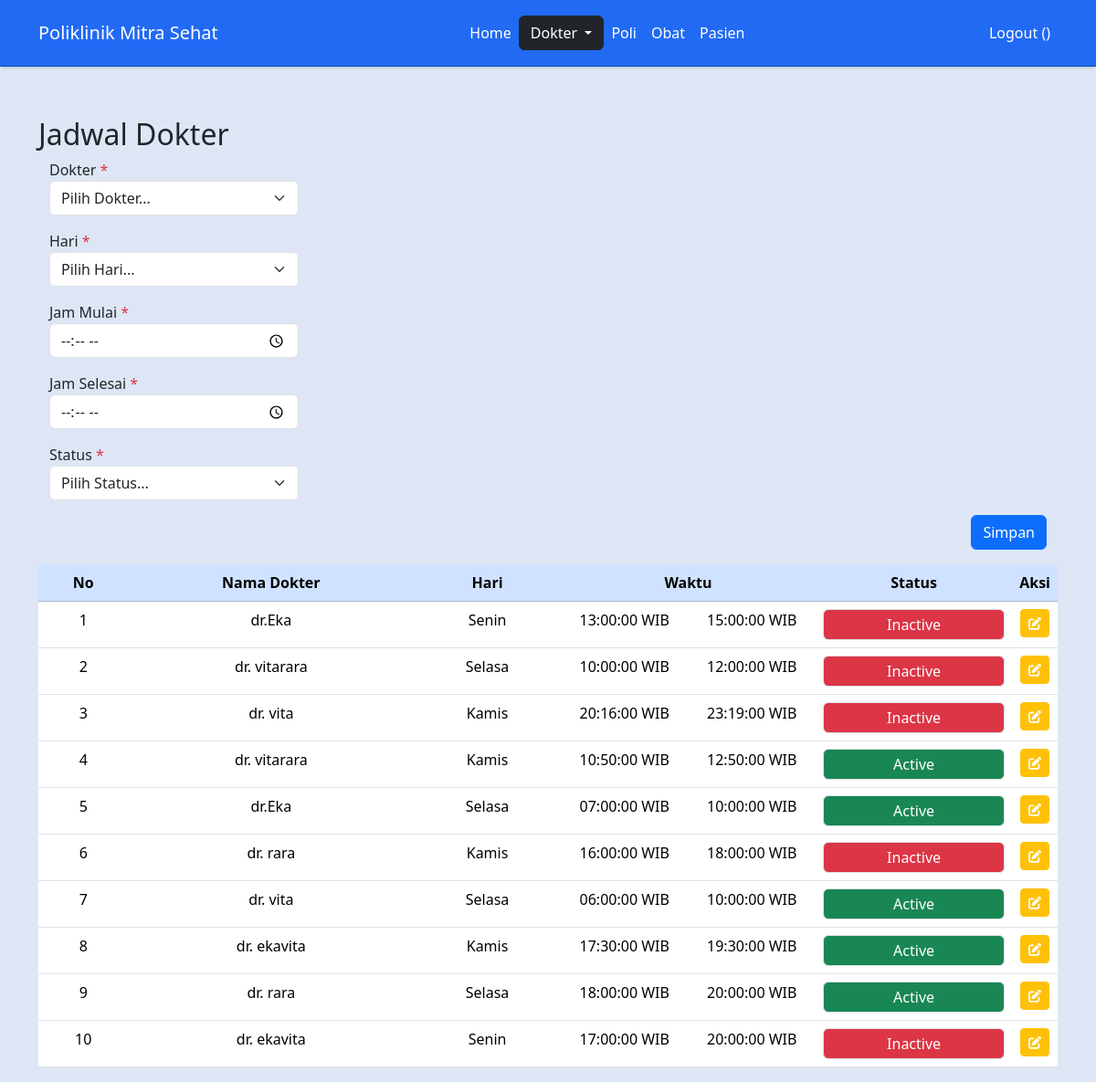
The page /index.php?page=jadwalDokter (signed in) on the database its author committed.
### tables this page shows
CREATE TABLE `jadwal_periksa` (
  `id` int(10) UNSIGNED NOT NULL,
  `id_dokter` int(10) UNSIGNED NOT NULL,
  `hari` enum('Senin','Selasa','Rabu','Kamis','Jumat','Sabtu') NOT NULL,
  `jam_mulai` time NOT NULL,
  `jam_selesai` time NOT NULL,
  `statues` tinyint(1) NOT NULL
);

CREATE TABLE `dokter` (
  `id` int(10) UNSIGNED NOT NULL,
  `nama` varchar(255) NOT NULL,
  `alamat` varchar(255) NOT NULL,
  `no_hp` varchar(50) NOT NULL,
  `id_poli` int(10) UNSIGNED NOT NULL,
  `nip` int(11) NOT NULL,
  `password` varchar(255) NOT NULL
);

### jadwalDokter.php (the view, shortened to what this page needs)
<main id="jadwaldokter-page">
    <div class="container" style="margin-top: 5.5rem;">
        <div class="row">
            <h2 class="ps-0">Jadwal Dokter</h2>
            <div class="container">
                <form action="" method="POST" onsubmit="return(validate());">
                    <?php
                    $jam_mulai = '';
                    $jam_selesai = '';
                    ?>
                    <div class="dropdown mb-3 w-25">
                        <label for="id_dokter">Dokter <span class="text-danger">*</span></label>
                        <select class="form-select" name="id_dokter" aria-label="id_dokter">
                            <option value="" selected>Pilih Dokter...</option>
                        </select>
                    </div>
                    <div class="dropdown mb-3 w-25">
                        <label for="hari">Hari <span class="text-danger">*</span></label>
                        <select class="form-select" name="hari" aria-label="hari">
                            <option value="" selected>Pilih Hari...</option>
                        </select>
                    </div>
                    <div class="mb-3 w-25">
                        <label for="jam_mulai">Jam Mulai <span class="text-danger">*</span></label>
                        <input type="time" name="jam_mulai" class="form-control" required value="<?php echo $jam_mulai ?>">
                    </div>
                    <div class="mb-3 w-25">
                        <label for="jam_selesai">Jam Selesai <span class="text-danger">*</span></label>
                        <input type="time" name="jam_selesai" class="form-control" required value="<?php echo $jam_selesai ?>">
                    </div>
                    <div class="dropdown mb-3 w-25">
                        <label for="statues">Status <span class="text-danger">*</span></label>
                        <select class="form-select" name="statues" aria-label="statues">
                            <option value="" selected>Pilih Status...</option>
                        </select>
                    </div>
                    <div class="d-flex justify-content-end mt-2">
                        <button type="submit" name="simpanData" class="btn btn-primary">Simpan</button>
                    </div>
                </form>
            </div>
            <div class="table-responsive mt-3 px-0">
                <table class="table text-center">
                    <thead class="table-primary">
                        <tr>
                            <th valign="middle">No</th>
                            <th valign="middle">Nama Dokter</th>
                            <th valign="middle">Hari</th>
                            <th valign="middle" style="width: 25%;" colspan="2">Waktu</th>
                            <th valign="middle">Status</th>
                            <th valign="middle" style="width: 0.5%;" colspan="2">Aksi</th>
                        </tr>
                    </thead>
                    <tbody>
                        <?php
                            $result = mysqli_query($mysqli, "SELECT dokter.nama, jadwal_periksa.id, jadwal_periksa.hari, jadwal_periksa.jam_mulai, jadwal_periksa.jam_selesai, jadwal_periksa.statues FROM dokter JOIN jadwal_periksa ON dokter.id = jadwal_periksa.id_dokter");
                            $no = 1;
                            while ($data = mysqli_fetch_array($result)) :
                            ?>
                                <tr>
                                    <td><?php echo $no++ ?></td>
                                    <td><?php echo $data['nama'] ?></td>
                                    <td><?php echo $data['hari'] ?></td>
                                    <td><?php echo $data['jam_mulai'] ?> WIB</td>
                                    <td><?php echo $data['jam_selesai'] ?> WIB</td>
                                    <td>
                                      <?php
                                        echo ($data['statues'] == 1)
                                          ? '<p class="bg-success text-white border rounded p-1 mb-0">Active</p>'
                                          : '<p class="bg-danger text-white border rounded p-1 mb-0">Inactive</p>';
                                      ?>
                                    </td>
                                    <td>
                                        <a class="btn btn-sm btn-warning text-white" href="index.php?page=jadwalDokter&id=<?php echo $data['id'] ?>">
                                            <i class="fa-solid fa-pen-to-square"></i>
                                        </a>
                                    </td>
                                </tr>
                        <?php endwhile; ?>
                    </tbody>
                </table>
            </div>
        </div>
    </div>
</main>

### index.php (style rules this page uses)
body { background-color: #DEE6F6; }

### rows shown on the page
jadwal_periksa: id_dokter.nama "dr.Eka", hari "Senin", jam_mulai "13:00:00", jam_selesai "15:00:00", statues "Inactive"
jadwal_periksa: id_dokter.nama "dr. vitarara", hari "Selasa", jam_mulai "10:00:00", jam_selesai "12:00:00", statues "Inactive"
jadwal_periksa: id_dokter.nama "dr. vita", hari "Kamis", jam_mulai "20:16:00", jam_selesai "23:19:00", statues "Inactive"
jadwal_periksa: id_dokter.nama "dr. vitarara", hari "Kamis", jam_mulai "10:50:00", jam_selesai "12:50:00", statues "Active"
jadwal_periksa: id_dokter.nama "dr.Eka", hari "Selasa", jam_mulai "07:00:00", jam_selesai "10:00:00", statues "Active"
jadwal_periksa: id_dokter.nama "dr. rara", hari "Kamis", jam_mulai "16:00:00", jam_selesai "18:00:00", statues "Inactive"
jadwal_periksa: id_dokter.nama "dr. vita", hari "Selasa", jam_mulai "06:00:00", jam_selesai "10:00:00", statues "Active"
jadwal_periksa: id_dokter.nama "dr. ekavita", hari "Kamis", jam_mulai "17:30:00", jam_selesai "19:30:00", statues "Active"
jadwal_periksa: id_dokter.nama "dr. rara", hari "Selasa", jam_mulai "18:00:00", jam_selesai "20:00:00", statues "Active"
jadwal_periksa: id_dokter.nama "dr. ekavita", hari "Senin", jam_mulai "17:00:00", jam_selesai "20:00:00", statues "Inactive"
